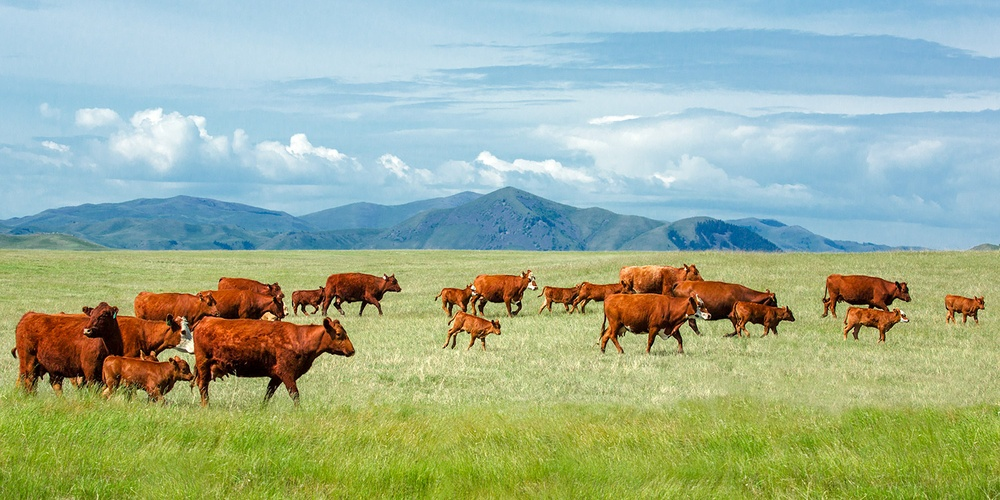
#> input picture data/3.jpg, 1000 x 500 px, shrunk from 1500 x 750 before the run
$ python main-generalised.py
#> lines starting #> are read from the running program, lines starting #| are printed output that depends on the picture
import copy
import math
from math import cos, sin

import numpy as np
from PIL import Image


def normalise(I_pos, il, jl):
    I_pos[:, 0] = I_pos[:, 0] / (il - 1)
    I_pos[:, 1] = I_pos[:, 1] / (jl - 1)
    return I_pos


def denormalise(I_pos, il, jl):
    I_pos[:, 0] = I_pos[:, 0] * (il - 1)
    I_pos[:, 1] = I_pos[:, 1] * (jl - 1)
    return I_pos


def simulate_views(I1, I2, I3, I4, t1, t2, g1, g2, ts, gs, img_f):
    # get list of pixel coordinates for I1 and I2
    i_c, j_c = np.meshgrid(range(I1.shape[0]), range(I1.shape[1]), indexing='ij')
    pixel_pos = np.array(list(zip(j_c.reshape(-1), i_c.reshape(-1))), dtype=np.float64)
    I1_pos = normalise(copy.deepcopy(pixel_pos), I1.shape[1], I1.shape[0])
    I1_pos = np.c_[I1_pos, np.ones(I1_pos.shape[0])]  # homogeneous z
    I2_pos = copy.deepcopy(I1_pos)
    I3_pos = copy.deepcopy(I1_pos)
    I4_pos = copy.deepcopy(I1_pos)
    R1y_T = np.array([[cos(t1), 0, sin(t1)],
                      [0, 1, 0],
                      [-sin(t1), 0, cos(t1)]]).T
    R2y_T = np.array([[cos(t2), 0, sin(t2)],
                      [0, 1, 0],
                      [-sin(t2), 0, cos(t2)]]).T
    R1x_T = np.array([[1, 0, 0],
                      [0, cos(g1), -sin(g1)],
                      [0, sin(g1), cos(g1)]]).T
    R2x_T = np.array([[1, 0, 0],
                      [0, cos(g2), -sin(g2)],
                      [0, sin(g2), cos(g2)]]).T

    for t in ts:
        for g in gs:
            # compute homographic transform onto I
            Ry = np.array([[cos(t), 0, sin(t)],
                           [0, 1, 0],
                           [-sin(t), 0, cos(t)]])
            Rx = np.array([[1, 0, 0],
                           [0, cos(g), -sin(g)],
                           [0, sin(g), cos(g)]])
            H1 = Ry @ R1y_T
            H2 = Ry @ R2y_T
            H3 = Ry @ R1y_T
            H4 = Ry @ R2y_T
            q1 = H1 @ I1_pos.reshape(-1, 3, 1)
            q2 = H2 @ I2_pos.reshape(-1, 3, 1)
            q3 = H3 @ I3_pos.reshape(-1, 3, 1)
            q4 = H4 @ I4_pos.reshape(-1, 3, 1)
            q1 = q1.reshape(-1, 3)[:, :2]
            q2 = q2.reshape(-1, 3)[:, :2]
            q3 = q3.reshape(-1, 3)[:, :2]
            q4 = q4.reshape(-1, 3)[:, :2]
            q1 = np.round(denormalise(q1, I1.shape[1], I1.shape[0])).astype(int)
            q2 = np.round(denormalise(q2, I2.shape[1], I2.shape[0])).astype(int)
            q3 = np.round(denormalise(q3, I3.shape[1], I3.shape[0])).astype(int)
            q4 = np.round(denormalise(q4, I4.shape[1], I4.shape[0])).astype(int)
            # generate view I1-I2 and view I3-I4
            I1_I2 = np.zeros(I1.shape, dtype=np.uint8)
            I3_I4 = np.zeros(I1.shape, dtype=np.uint8)
            q10 = q1.T[0][0]
            q20 = q2.T[0][0]
            q30 = q3.T[0][0]
            q40 = q4.T[0][0]
            q1 = q1[(q1[:, 1] < I1_I2.shape[0]) & (q1[:, 1] >= 0)]
            q1 = q1[(q1[:, 0] < I1_I2.shape[1]) & (q1[:, 0] >= 0)]
            q2 = q2[(q2[:, 1] < I1_I2.shape[0]) & (q2[:, 1] >= 0)]
            q2 = q2[(q2[:, 0] < I1_I2.shape[1]) & (q2[:, 0] >= 0)]
            q3 = q3[(q3[:, 1] < I1_I2.shape[0]) & (q3[:, 1] >= 0)]
            q3 = q3[(q3[:, 0] < I1_I2.shape[1]) & (q3[:, 0] >= 0)]
            q4 = q4[(q4[:, 1] < I1_I2.shape[0]) & (q4[:, 1] >= 0)]
            q4 = q4[(q4[:, 0] < I1_I2.shape[1]) & (q4[:, 0] >= 0)]
            I1_I2[q1.T[1], q1.T[0], :] = I1[q1.T[1], q1.T[0] - q10, :].reshape(-1, 3)
            I1_I2[q2.T[1], q2.T[0], :] = I2[q2.T[1], q2.T[0] - q20, :].reshape(-1, 3)
            I3_I4[q3.T[1], q3.T[0], :] = I3[q3.T[1], q3.T[0] - q30, :].reshape(-1, 3)
            I3_I4[q4.T[1], q4.T[0], :] = I4[q4.T[1], q4.T[0] - q40, :].reshape(-1, 3)

            # generate I from I1-I2 and I3-I4
            I = np.zeros(I1.shape, dtype=np.uint8)
            H12 = Rx @ R1x_T
            H34 = Rx @ R2x_T
            q1 = H12 @ I1_pos.reshape(-1, 3, 1)
            q2 = H34 @ I2_pos.reshape(-1, 3, 1)
            q1 = q1.reshape(-1, 3)[:, :2]
            q2 = q2.reshape(-1, 3)[:, :2]
            q1 = np.round(denormalise(q1, I1_I2.shape[1], I1_I2.shape[0])).astype(int)
            q2 = np.round(denormalise(q2, I3_I4.shape[1], I3_I4.shape[0])).astype(int)
            q11 = q1.T[1][0]
            q21 = q2.T[1][0]
            q1 = q1[(q1[:, 1] < I1_I2.shape[0]) & (q1[:, 1] >= 0)]
            q1 = q1[(q1[:, 0] < I1_I2.shape[1]) & (q1[:, 0] >= 0)]
            q2 = q2[(q2[:, 1] < I1_I2.shape[0]) & (q2[:, 1] >= 0)]
            q2 = q2[(q2[:, 0] < I1_I2.shape[1]) & (q2[:, 0] >= 0)]
            I[q1.T[1], q1.T[0], :] = I1_I2[q1.T[1] - q11, q1.T[0], :].reshape(-1, 3)
            I[q2.T[1], q2.T[0], :] = I3_I4[q2.T[1] - q21, q2.T[0], :].reshape(-1, 3)

            PI = Image.fromarray(I)
            PI.save('./out/' + img_f + '-t={:.2f}-g={:.2f}.jpg'.format(t, g))


if __name__ == '__main__':
    # load input
    img_f = '6'
    original_img = np.asarray(Image.open('./data/' + '3.jpg'))
#> original_img is the input picture: shape (500, 1000, 3); mean R, G, B 157.8, 176.3, 148.5
    oh, ow, chs = original_img.shape
#> oh = 500; ow = 1000; chs = 3

    # divide input into I1 and I2, leaving 1/3 overlapping corresponding points
    # save cropped images
    I1 = original_img[oh * 1 // 3:, :ow * 2 // 3, :]
    I2 = original_img[oh * 1 // 3:, ow // 3:, :]
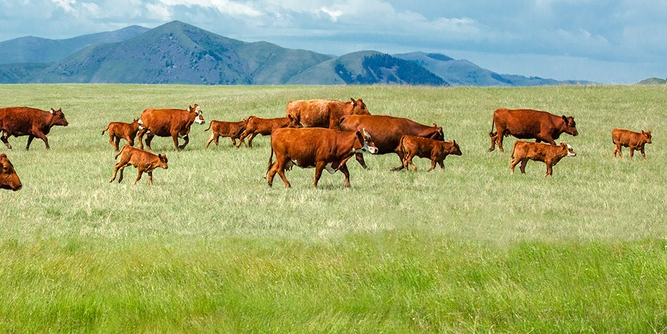
#> I2: shape (334, 667, 3); mean R, G, B 155.9, 168.5, 116.5
    I3 = original_img[:oh * 2 // 3, :ow * 2 // 3, :]
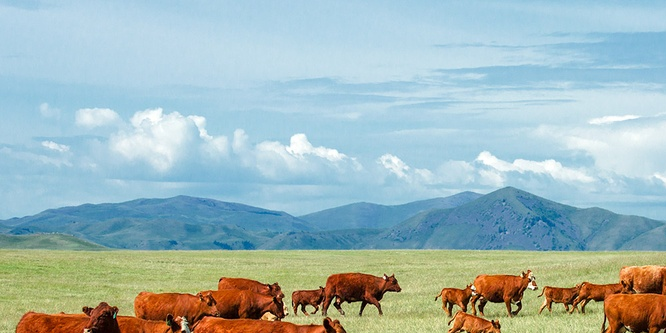
#> I3: shape (333, 666, 3); mean R, G, B 160.9, 184.3, 185
    I4 = original_img[:oh * 2 // 3, ow // 3:, :]
    # [4 lines of commented-out code are left out]
    PI1 = Image.fromarray(I1)
    PI2 = Image.fromarray(I2)
    PI1.save('./out/' + img_f + '-I1.jpg')
    PI2.save('./out/' + img_f + '-I2.jpg')
    PI3 = Image.fromarray(I3)
    PI4 = Image.fromarray(I4)
    PI3.save('./out/' + img_f + '-I3.jpg')
    PI4.save('./out/' + img_f + '-I4.jpg')

    # simulate theta generated image at 10 locations
    theta_1 = 0
    gamma_1 = 0
    # theta_2 = math.pi / 180 * 29.225
    theta_2 = math.pi / 180 * 29.225
    gamma_2 = math.pi / 180 * 29.225
    thetas = np.arange(theta_1, theta_2 + 1e-5, (theta_2 - theta_1) / 5)
    gammas = np.arange(gamma_1, gamma_2 + 1e-5, (gamma_2 - gamma_1) / 5)
    simulate_views(I4, I3, I2, I1, theta_1, theta_2, gamma_1, gamma_2, thetas, gammas, img_f)
#> the loop in simulate_views, `for t in ts:` made 6 passes
#> pass 1, in simulate_views, `PI.save('./out/' + img_f + '-t={:.2f}-g={:.2f}.jpg'.format(t, g))`:
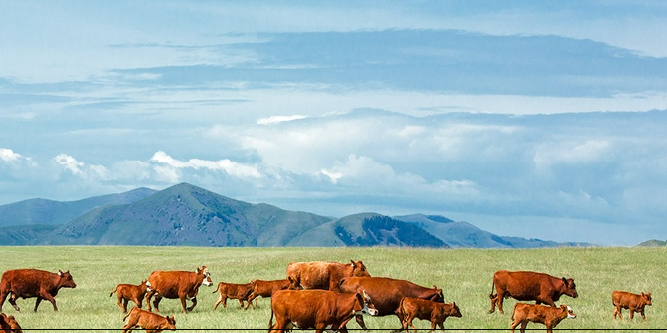
#> saved as 6-t=0.00-g=0.00.jpg: PIL image 667x333 RGB; mean R, G, B 156.8, 181.9, 184.1
#> pass 1, in simulate_views, `PI.save('./out/' + img_f + '-t={:.2f}-g={:.2f}.jpg'.format(t, g))`:
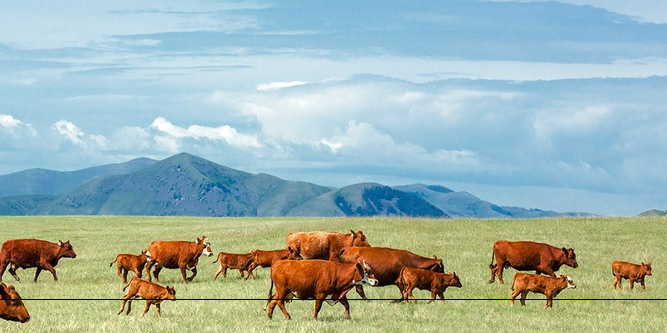
#> saved as 6-t=0.00-g=0.10.jpg: PIL image 667x333 RGB; mean R, G, B 159.2, 180.6, 175.2
#> pass 1, in simulate_views, `PI.save('./out/' + img_f + '-t={:.2f}-g={:.2f}.jpg'.format(t, g))`:
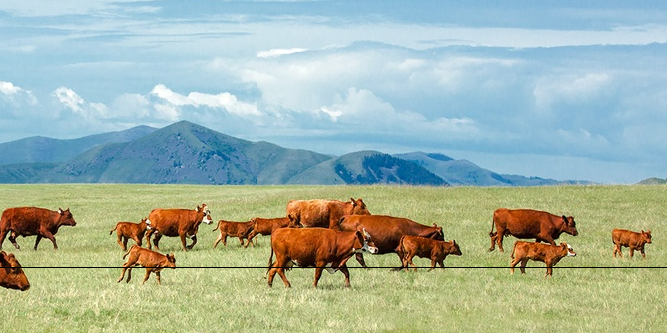
#> saved as 6-t=0.00-g=0.20.jpg: PIL image 667x333 RGB; mean R, G, B 162.4, 180.1, 166.3
#> pass 1, in simulate_views, `PI.save('./out/' + img_f + '-t={:.2f}-g={:.2f}.jpg'.format(t, g))`:
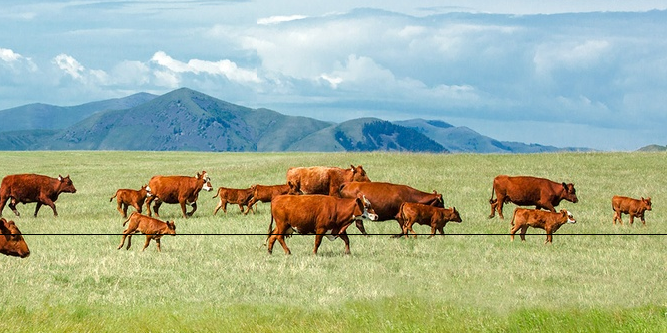
#> saved as 6-t=0.00-g=0.31.jpg: PIL image 667x333 RGB; mean R, G, B 162.9, 177.7, 152.5
#> after the loop in simulate_views, `for t in ts:`:
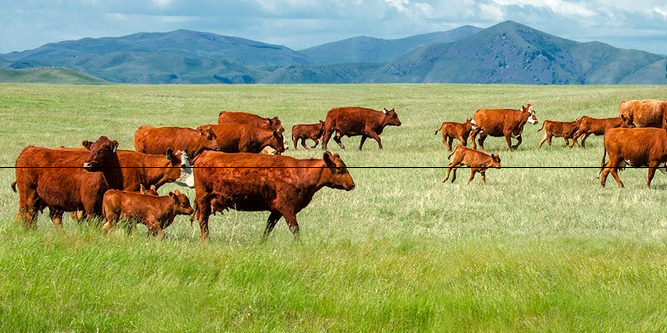
#> I: shape (333, 667, 3); mean R, G, B 148.6, 156.3, 105.8

    # out
    print('Check the out folder for results.')

$ run again, with test_pic/4stone/angle-15_-15.jpg copied over data/3.jpg
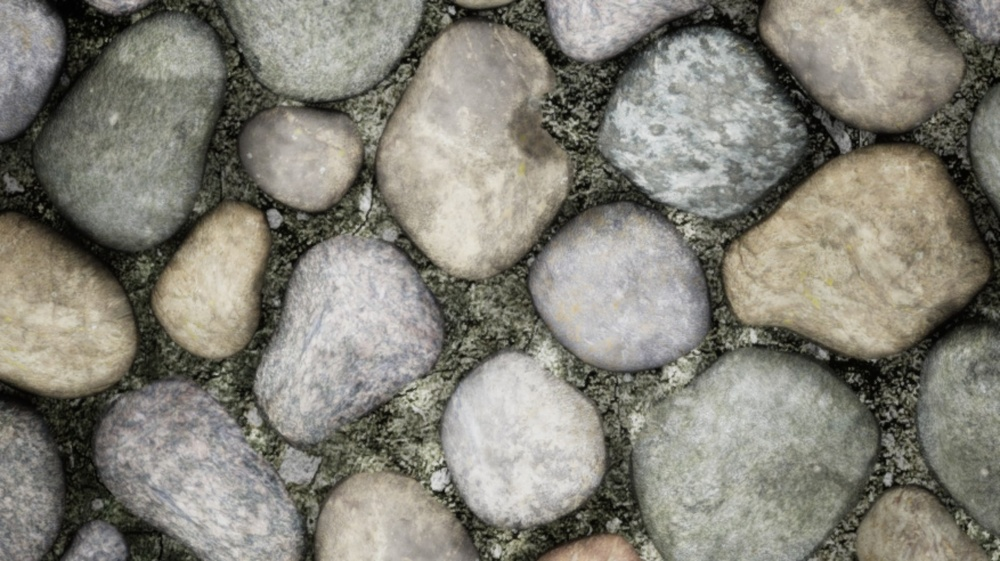
#> input picture test_pic/4stone/angle-15_-15.jpg, 1000 x 561 px, shrunk from 1754 x 984 before the run
#> original_img is the input picture: shape (561, 1000, 3); mean R, G, B 131.1, 129.1, 119.1
#> the loop in simulate_views, `for t in ts:` made 6 passes
#> pass 1, in simulate_views, `PI.save('./out/' + img_f + '-t={:.2f}-g={:.2f}.jpg'.format(t, g))`:
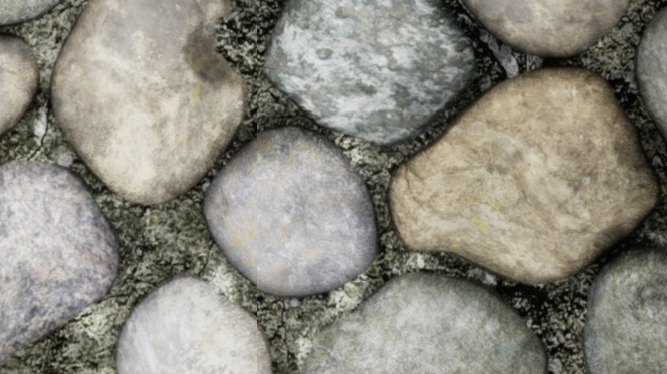
#> saved as 6-t=0.00-g=0.20.jpg: PIL image 667x374 RGB; mean R, G, B 139.6, 137.2, 126.8
#> pass 1, in simulate_views, `PI.save('./out/' + img_f + '-t={:.2f}-g={:.2f}.jpg'.format(t, g))`:
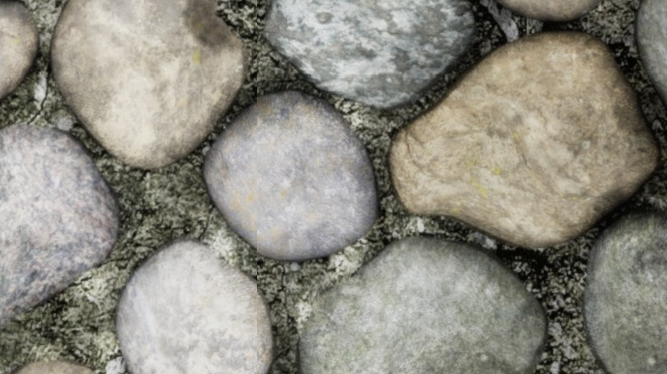
#> saved as 6-t=0.00-g=0.31.jpg: PIL image 667x374 RGB; mean R, G, B 140.5, 138.3, 127.8

$ run again, with test_pic/4stone/angle15_-15.jpg copied over data/3.jpg
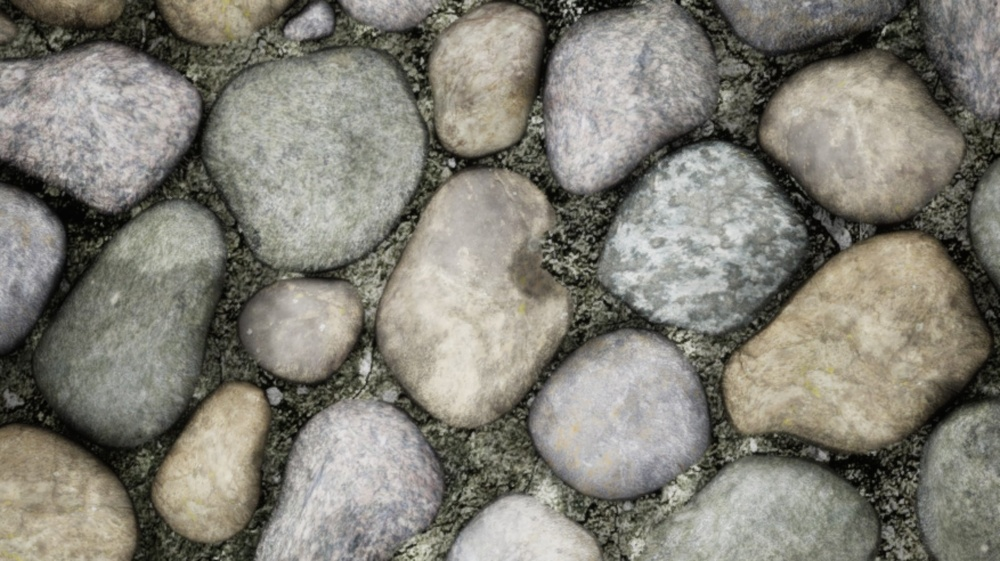
#> input picture test_pic/4stone/angle15_-15.jpg, 1000 x 561 px, shrunk from 1754 x 984 before the run
#> original_img is the input picture: shape (561, 1000, 3); mean R, G, B 129.5, 127.3, 117.7
#> the loop in simulate_views, `for t in ts:` made 6 passes
#> pass 1, in simulate_views, `PI.save('./out/' + img_f + '-t={:.2f}-g={:.2f}.jpg'.format(t, g))`:
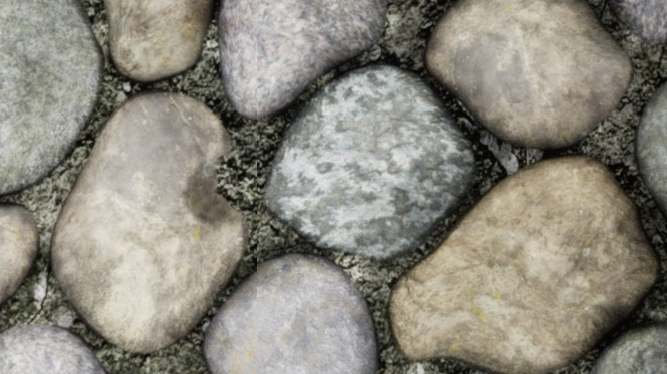
#> saved as 6-t=0.00-g=0.20.jpg: PIL image 667x374 RGB; mean R, G, B 138.8, 135.6, 124.8
#> pass 1, in simulate_views, `PI.save('./out/' + img_f + '-t={:.2f}-g={:.2f}.jpg'.format(t, g))`:
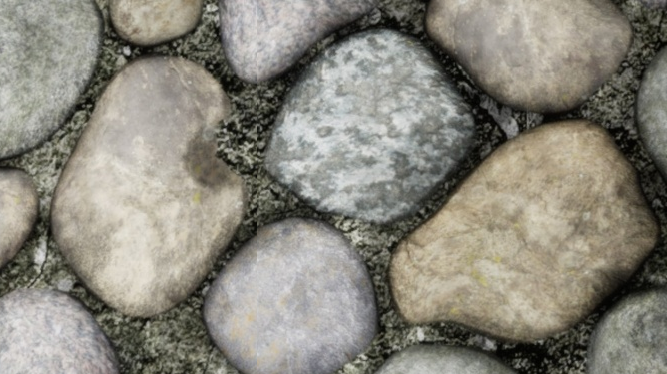
#> saved as 6-t=0.00-g=0.31.jpg: PIL image 667x374 RGB; mean R, G, B 137.1, 134.2, 123.7

$ run again, with test_pic/4stone/angle-15_15.jpg copied over data/3.jpg
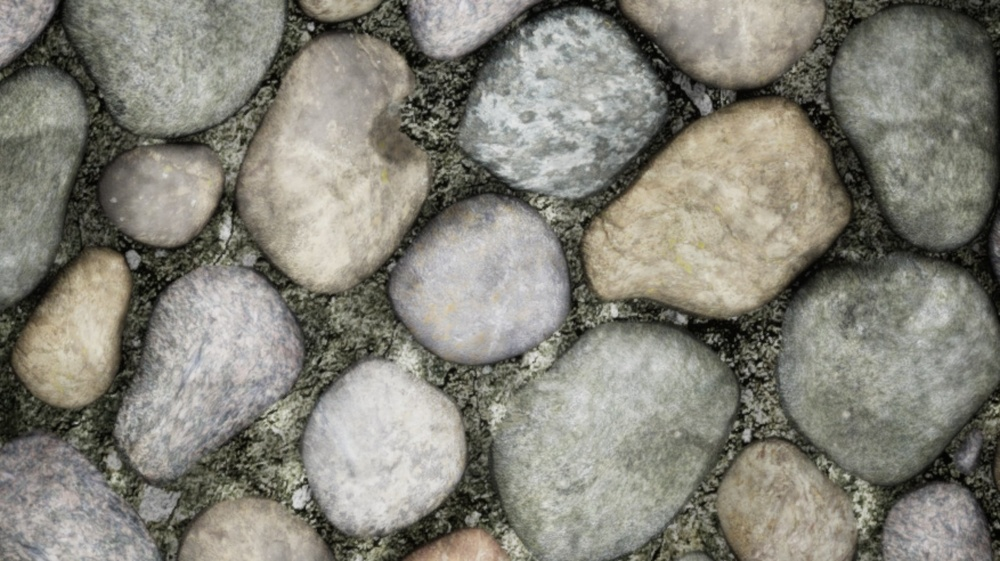
#> input picture test_pic/4stone/angle-15_15.jpg, 1000 x 561 px, shrunk from 1754 x 984 before the run
#> original_img is the input picture: shape (561, 1000, 3); mean R, G, B 131.9, 130.3, 120.3
#> the loop in simulate_views, `for t in ts:` made 6 passes
#> pass 1, in simulate_views, `PI.save('./out/' + img_f + '-t={:.2f}-g={:.2f}.jpg'.format(t, g))`:
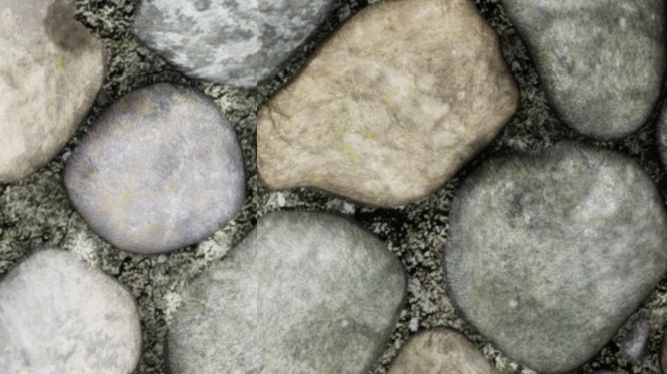
#> saved as 6-t=0.00-g=0.31.jpg: PIL image 667x374 RGB; mean R, G, B 137.1, 135.7, 124.8
